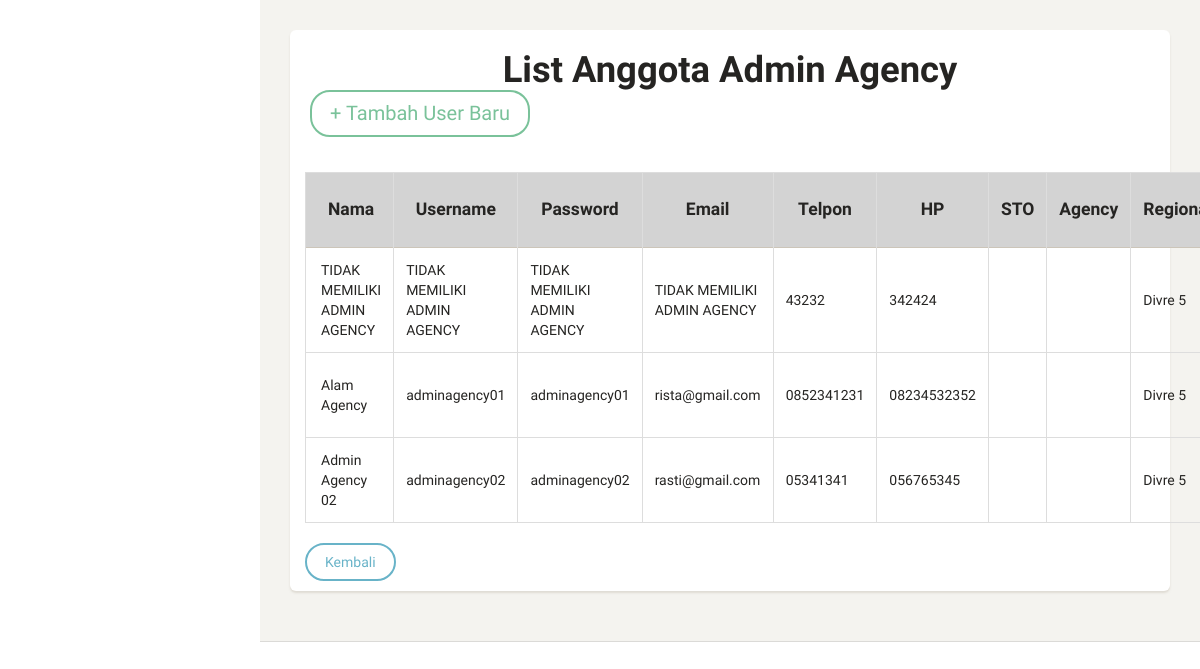
The app's page /list_ag_tampil.php, older data.
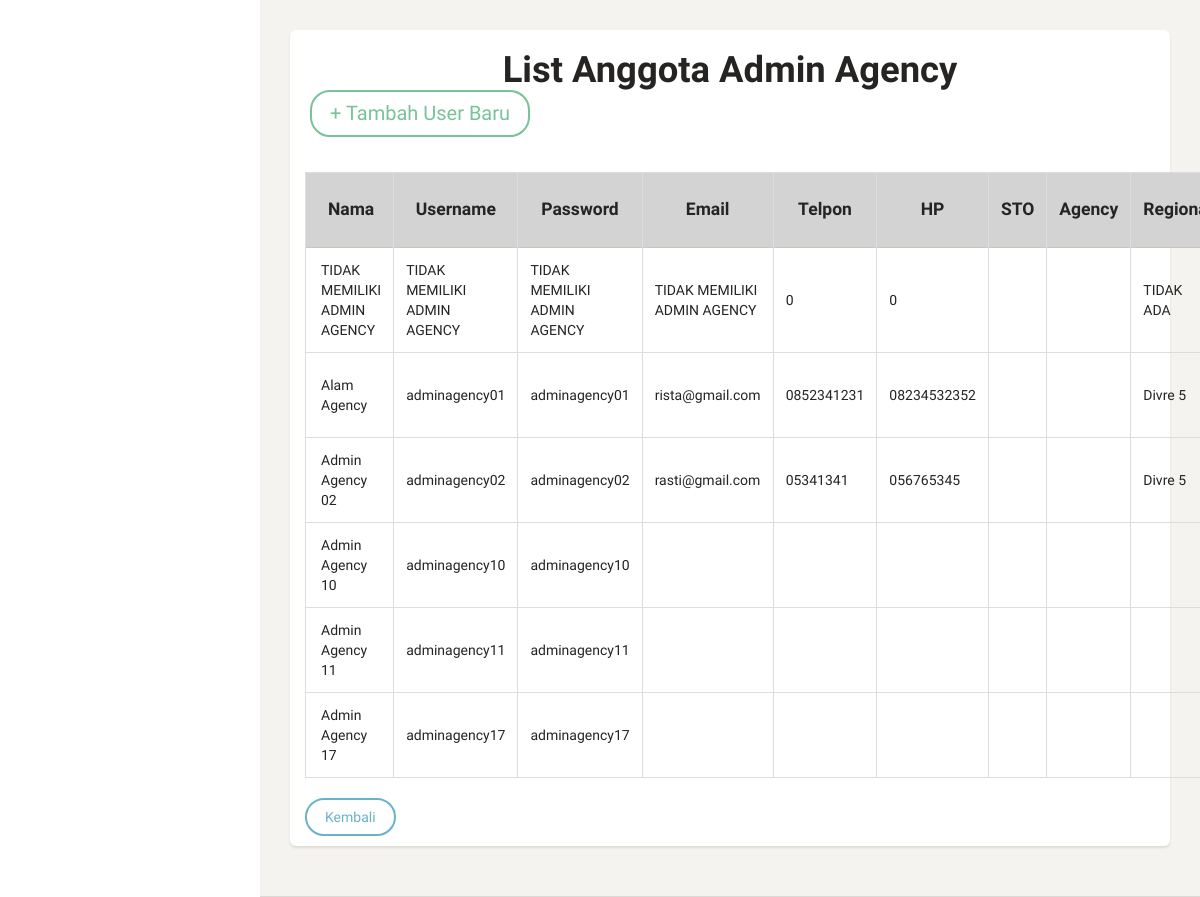
The same page, newer data.
### tables this page shows
CREATE TABLE `admin_agency` (
  `id_admin_agency` int(11) NOT NULL,
  `username` varchar(40) NOT NULL,
  `password` varchar(40) NOT NULL,
  `akses` int(11) NOT NULL,
  `id_sto` int(11) NOT NULL,
  `nama` varchar(30) NOT NULL,
  `email` varchar(40) NOT NULL,
  `telpon` varchar(15) NOT NULL,
  `hp` varchar(15) NOT NULL,
  `id_agency` int(11) NOT NULL,
  `regional` varchar(20) NOT NULL,
  `witel` varchar(20) NOT NULL DEFAULT 'SIDOARJO',
  `datel` varchar(20) NOT NULL DEFAULT 'SIDOARJO',
  `tanggal_aktif` timestamp NOT NULL DEFAULT current_timestamp() ON UPDATE current_timestamp()
);

### list_ag_tabel.php (the view, shortened to what this page needs)
<table class="table table-hover table-bordered">
    <thead style="background-color:lightgrey" >
      <th rowspan="2" class="text-center"><b>Nama</b></th>
      <th rowspan="2" class="text-center"><b>Username</b></th>
      <th rowspan="2" class="text-center"><b>Password</b></th>
      <th rowspan="2" class="text-center"><b>Email</b></th>
      <th rowspan="2" class="text-center"><b>Telpon</b></th>
      <th rowspan="2" class="text-center"><b>HP</b></th>
      <th rowspan="2" class="text-center"><b>STO</b></th>
      <th rowspan="2" class="text-center"><b>Agency</b></th>
      <th rowspan="2" class="text-center"><b>Regional</b></th>
    </thead>
<tbody>
<?php
include("koneksi.php");
    $query = "SELECT * FROM admin_agency";
    $hasil = mysqli_query($con,$query);
    while ($data = mysqli_fetch_array($hasil)){
    echo "<tr>"; ?>
            <td><?php echo $data['nama'] ?></td>
            <td><?php echo $data['username'] ?></td>
            <td><?php echo $data['password'] ?></td>
            <td><?php echo $data['email'] ?></td>
            <td><?php echo $data['telpon'] ?></td>
            <td><?php echo $data['hp'] ?></td>
            <td><?php echo $data['sto'] ?></td>
            <td><?php echo $data['agency'] ?></td>
            <td><?php echo $data['regional'] ?></td>
<?php echo "</tr>";
       }
?>
</tbody>
</table>

### header.php (shortened to what this page needs)
<!doctype html>
<html lang="en">
<head>
    <link href="assets/css/bootstrap.min.css" rel="stylesheet" />
    <link href="assets/css/animate.min.css" rel="stylesheet"/>
    <link href="assets/css/paper-dashboard.css" rel="stylesheet"/>
    <link href="assets/css/demo.css" rel="stylesheet" />
    <link href="http://maxcdn.bootstrapcdn.com/font-awesome/latest/css/font-awesome.min.css" rel="stylesheet">
    <link href="assets/css/themify-icons.css" rel="stylesheet">
</head>

### list_ag_tampil.php (shortened to what this page needs)
<?php
include("header.php");
require("koneksi.php");
?>
<body>
    <div class="main-panel">
        <div class="content">
            <div class="container-fluid">
                <div class="row">
                    <div class="col-md-12">
                        <div class="card">
                            <div class="header">
                                <h2 class="title text-center"><b>List Anggota Admin Agency</b></h2>
                                <a class="btn btn-success" href="list_ag_input.php" style="font-size:15pt">+ Tambah User
                                    Baru</a><br>
                                <br>
                            </div>
                            <div class="content">
                              <div class="table-responsive">
                                  <?php include("list_ag_tabel.php"); ?>
                              </div>
                              <form method=post action=list_user_tampil.php>
                              <button type="submit" class="btn btn-info" name="btn-back">Kembali</button>
                            </div>
                        </div>
                    </div>
                </div>
            </div>
        </div>
        <?php include("footer.php"); ?>
</body>

### footer.php (shortened to what this page needs)
        <footer class="footer">
        </footer>
    </div>
</body>
</html>

Row changes from the older to the newer data that the page shows:
changed admin_agency "TIDAK MEMILIKI ADMIN AGENCY": telpon "43232" → "0"; hp "342424" → "0"; regional "Divre 5" → "TIDAK ADA"
added admin_agency: nama "Admin Agency 10", username "adminagency10", password "adminagency10"
added admin_agency: nama "Admin Agency 11", username "adminagency11", password "adminagency11"
added admin_agency: nama "Admin Agency 17", username "adminagency17", password "adminagency17"
